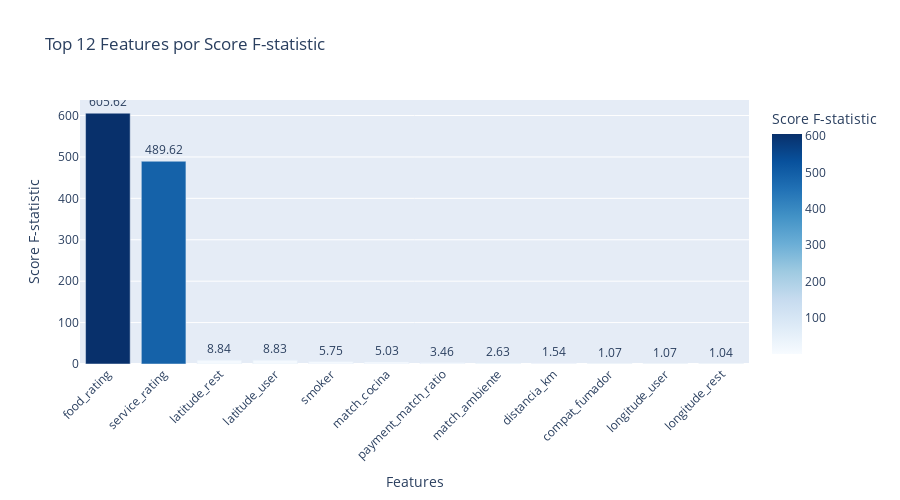

Notebook code cell kept with this figure:
### Markdown cell above
### Poder predictivo

### Code cell
# Preparar variables para SelectKBest
X = datos_escalados
y = datos_limpios['rating_category']

# Determinar k dinámicamente
n_features = X.shape[1]
k_optimo = min(10, n_features)  # Seleccionar top 10 o todas si hay menos

print(f"📊 Total de features disponibles: {n_features}")
print(f"📌 Seleccionando top {k_optimo} features\n")

# Usar f_classif porque rating_category es CATEGÓRICO
kb = SelectKBest(k=k_optimo, score_func=f_classif)
kb.fit(X, y)

# Obtener nombres de features seleccionadas
mejores_features = kb.get_feature_names_out()
print(f"✓ Mejores {len(mejores_features)} features seleccionadas:")
print(f"  {list(mejores_features)}\n")

# Crear DataFrame con scores de TODAS las features
scores = pd.DataFrame({
    'feature': X.columns,
    'score': kb.scores_,
    'p_value': kb.pvalues_
}).sort_values(by='score', ascending=False)

print("Top features por score F-statistic:")
print(scores.head(10).to_string(index=False))

# Visualizar scores con plotly
if n_features > 0:
    num_visualizar = min(20, n_features)
    top_scores = scores.head(num_visualizar)
    
    fig = px.bar(
        top_scores,
        x='feature',
        y='score',
        title=f'Top {num_visualizar} Features por Score F-statistic',
        labels={'feature': 'Features', 'score': 'Score F-statistic'},
        color='score',
        color_continuous_scale='blues',
        text='score'
    )
    
    fig.update_layout(
        xaxis_tickangle=-45,
        height=500,
        showlegend=False
    )
    
    fig.update_traces(texttemplate='%{text:.2f}', textposition='outside')
    
    fig.show()

### Figure 1 — Plotly figure (JSON) as saved in the notebook; plotly's stock layout.template omitted (floating-point values rounded to 4 significant figures)
{"data": [{"hovertemplate": "Features=%{x}<br>Score F-statistic=%{marker.color}<extra></extra>", "legendgroup": "", "marker": {"color": [605.6, 489.6, 8.842, 8.828, 5.75, 5.027, 3.456, 2.635, 1.542, 1.07, 1.066, 1.036], "coloraxis": "coloraxis", "pattern": {"shape": ""}}, "name": "", "orientation": "v", "showlegend": false, "text": [605.6, 489.6, 8.842, 8.828, 5.75, 5.027, 3.456, 2.635, 1.542, 1.07, 1.066, 1.036], "textposition": "outside", "texttemplate": "%{text:.2f}", "type": "bar", "x": ["food_rating", "service_rating", "latitude_rest", "latitude_user", "smoker", "match_cocina", "payment_match_ratio", "match_ambiente", "distancia_km", "compat_fumador", "longitude_user", "longitude_rest"], "xaxis": "x", "y": [605.6, 489.6, 8.842, 8.828, 5.75, 5.027, 3.456, 2.635, 1.542, 1.07, 1.066, 1.036], "yaxis": "y"}], "layout": {"barmode": "relative", "coloraxis": {"colorbar": {"title": {"text": "Score F-statistic"}}, "colorscale": [[0, "rgb(247,251,255)"], [0.125, "rgb(222,235,247)"], [0.25, "rgb(198,219,239)"], [0.375, "rgb(158,202,225)"], [0.5, "rgb(107,174,214)"], [0.625, "rgb(66,146,198)"], [0.75, "rgb(33,113,181)"], [0.875, "rgb(8,81,156)"], [1, "rgb(8,48,107)"]]}, "height": 500, "legend": {"tracegroupgap": 0}, "showlegend": false, "title": {"text": "Top 12 Features por Score F-statistic"}, "xaxis": {"anchor": "y", "domain": [0, 1], "tickangle": -45, "title": {"text": "Features"}}, "yaxis": {"anchor": "x", "domain": [0, 1], "title": {"text": "Score F-statistic"}}}}
